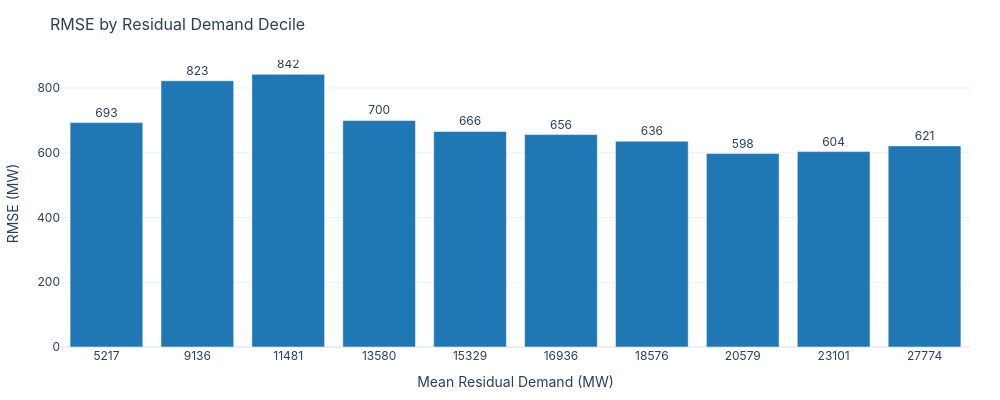

Notebook cell for this chart:
### Code cell
# RMSE by residual demand decile
df['rd_decile'] = pd.qcut(df['residual_demand'], q=10, duplicates='drop')

rd_rmse = df.groupby('rd_decile').apply(
    lambda g: pd.Series({
        'rmse': rmse(g['es_total_ps_actual'], g['pred']),
        'n': len(g),
        'mean_rd': g['residual_demand'].mean(),
    })
).sort_values('mean_rd')

fig = go.Figure(go.Bar(
    x=[f'{v:.0f}' for v in rd_rmse['mean_rd']],
    y=rd_rmse['rmse'],
    marker_color=COLORS['primary'],
    text=[f'{v:.0f}' for v in rd_rmse['rmse']],
    textposition='outside',
))
apply_layout(fig, title='RMSE by Residual Demand Decile',
             xaxis_title='Mean Residual Demand (MW)', yaxis_title='RMSE (MW)', height=400)
fig.show()

### Figure 1 — Plotly figure (JSON) as saved in the notebook; plotly's stock layout.template omitted (floating-point values rounded to 4 significant figures)
{"data": [{"marker": {"color": "#1f77b4"}, "text": ["693", "823", "842", "700", "666", "656", "636", "598", "604", "621"], "textposition": "outside", "type": "bar", "x": ["5217", "9136", "11481", "13580", "15329", "16936", "18576", "20579", "23101", "27774"], "y": [693.2, 822.5, 842.3, 699.8, 665.9, 656.2, 635.8, 597.7, 603.6, 621.3]}], "layout": {"font": {"family": "Inter, Arial, sans-serif", "size": 12}, "height": 400, "hovermode": "x unified", "legend": {"orientation": "h", "x": 1, "xanchor": "right", "y": 1.02, "yanchor": "bottom"}, "margin": {"b": 50, "l": 60, "r": 30, "t": 60}, "title": {"font": {"size": 16}, "text": "RMSE by Residual Demand Decile"}, "width": 1000, "xaxis": {"title": {"text": "Mean Residual Demand (MW)"}}, "yaxis": {"title": {"text": "RMSE (MW)"}}}}
